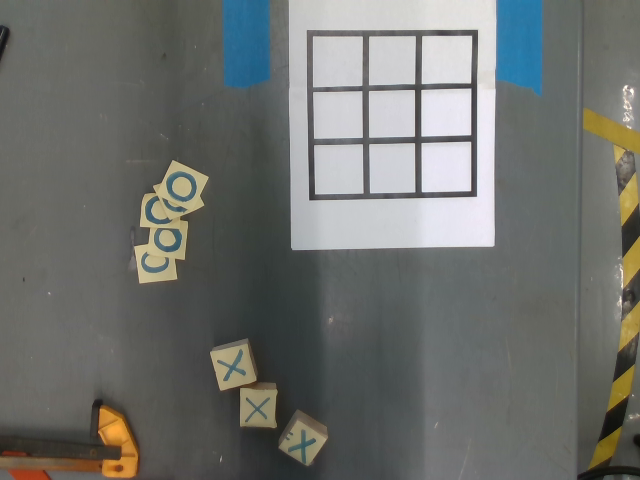
#> input picture game_scripts/images/board_Color.png, 640 x 480 px
$ python -i shape_detector.py   (imports and definitions only)   (older library calls are emulated)
#> lines starting #> are read from the running program, lines starting #| are printed output that depends on the picture; after the words box and inside, x2 and y2 are one past the last pixel; in counts of white or black regions, pixels touching at a corner belong together
#> further down, picture is the input picture: shape (480, 640, 3); mean B, G, R 108.7, 112.3, 110.2
#!/usr/bin/env python

import numpy as np
import math
import cv2


# [36 lines left out: functions reorder, findDis, not called in this run]


class ShapeDetector(object):
    """
    Class is a collection of shape/object detection tools.
    """

    def __init__(self):
        super(ShapeDetector, self).__init__()
        self.drawnImage = None

    # [215 lines left out: functions detectSquare, detectRectangle, detectCircle, getOrientation, newOrientation, not called in this run]

    def getContours(self, original_frame):
        """
        OpenCV based function that finds contours on an image
        @param original_frame: Image that will be analyzed for contours
        @return: contours output from cv2 findContours function
        """
        # Copy original image so it does not get overwritten
        self.drawnImage = original_frame.copy()

        # grayscale image
        img_gray = cv2.cvtColor(self.drawnImage, cv2.COLOR_BGR2GRAY)
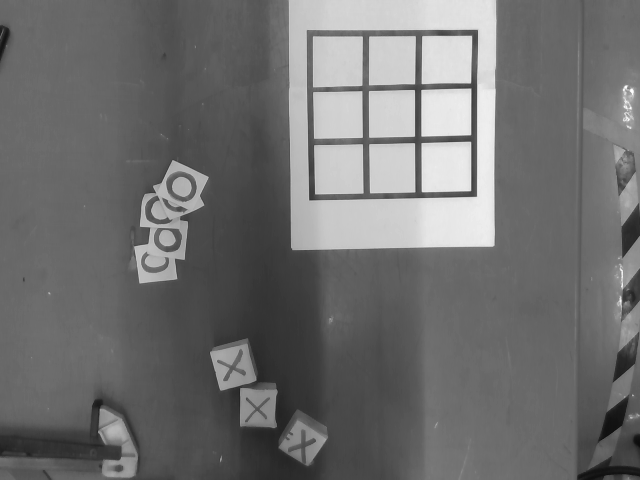
#> img_gray: shape (480, 640); min 12, max 253, mean 111.2

        # apply gaussian blur
        imgBlur = cv2.GaussianBlur(img_gray, (7, 7), 0)

        # apply canny
        imgCanny = cv2.Canny(imgBlur, 100, 200)
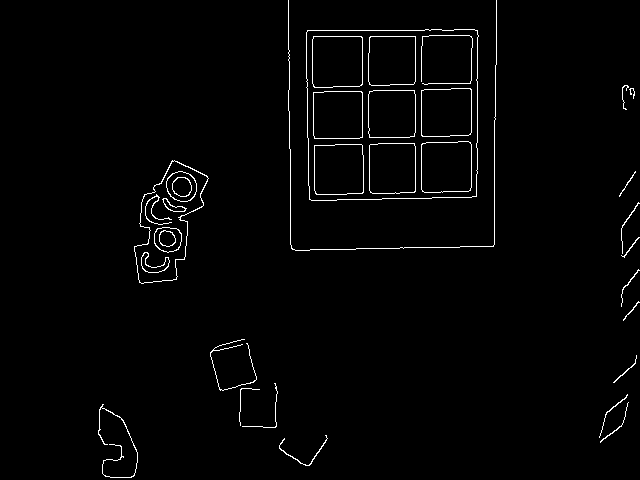
#> imgCanny: shape (480, 640); 1.7% white in thin lines or dots, all inside (x1, y1, x2, y2) = (98, 0, 640, 478)

        # Dilate and Erode Image: results in threshold image
        kernel = np.ones((3, 3))
        imgDilate = cv2.dilate(imgCanny, kernel, iterations=1)
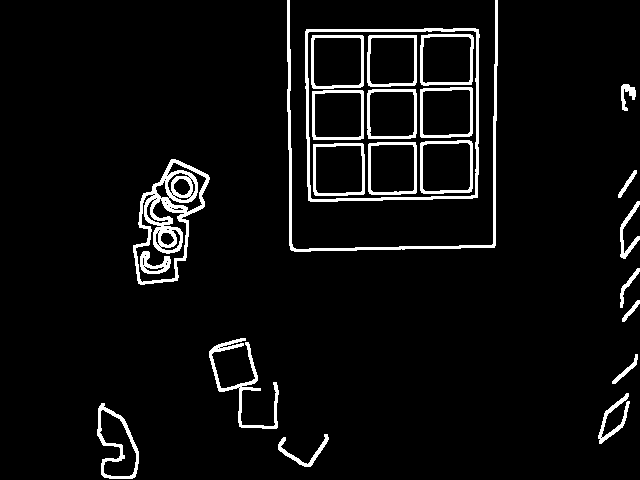
#> imgDilate: shape (480, 640); 5.4% white; 23 white regions, largest, box (x1, y1, x2, y2) and area: (133, 159, 210, 285) 2939, (287, 0, 498, 252) 2137, (305, 28, 480, 202) 2069
        imgThresh = cv2.erode(imgDilate, kernel, iterations=1)
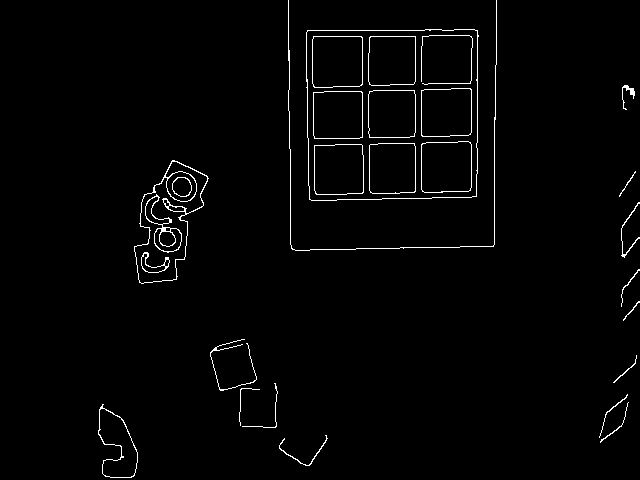
#> imgThresh: shape (480, 640); 1.8% white in thin lines or dots, all inside (x1, y1, x2, y2) = (98, 0, 640, 478)

        # Useful for tuning dilate, erode, kernel or threshold values
        # cv2.imshow("Image threshold", imgThresh)

        # Finds all contours on image (using threshold image)
        # _, contours, _ = cv2.findContours(imgThresh, cv2.RETR_TREE, cv2.CHAIN_APPROX_SIMPLE)
        contours, _ = cv2.findContours(imgThresh, cv2.RETR_TREE, cv2.CHAIN_APPROX_SIMPLE)
#> contours = 49 contours, 12 with area under 20; largest, box (x1, y1, x2, y2) and area: (306, 29, 479, 201) 28598, (306, 29, 478, 201) 28585, (134, 160, 209, 284) 5182, (134, 161, 208, 284) 4268, (312, 36, 363, 88) 2510

        return contours

    # [29 lines left out: function drawAxis, not called in this run]

>>> import cv2
>>> picture = cv2.imread('images/board_Color.png')
>>> result = ShapeDetector().getContours(picture)
#> result has the same summary as contours in getContours

$ run again, on game_scripts/images/board_sample_newRes_Color.png
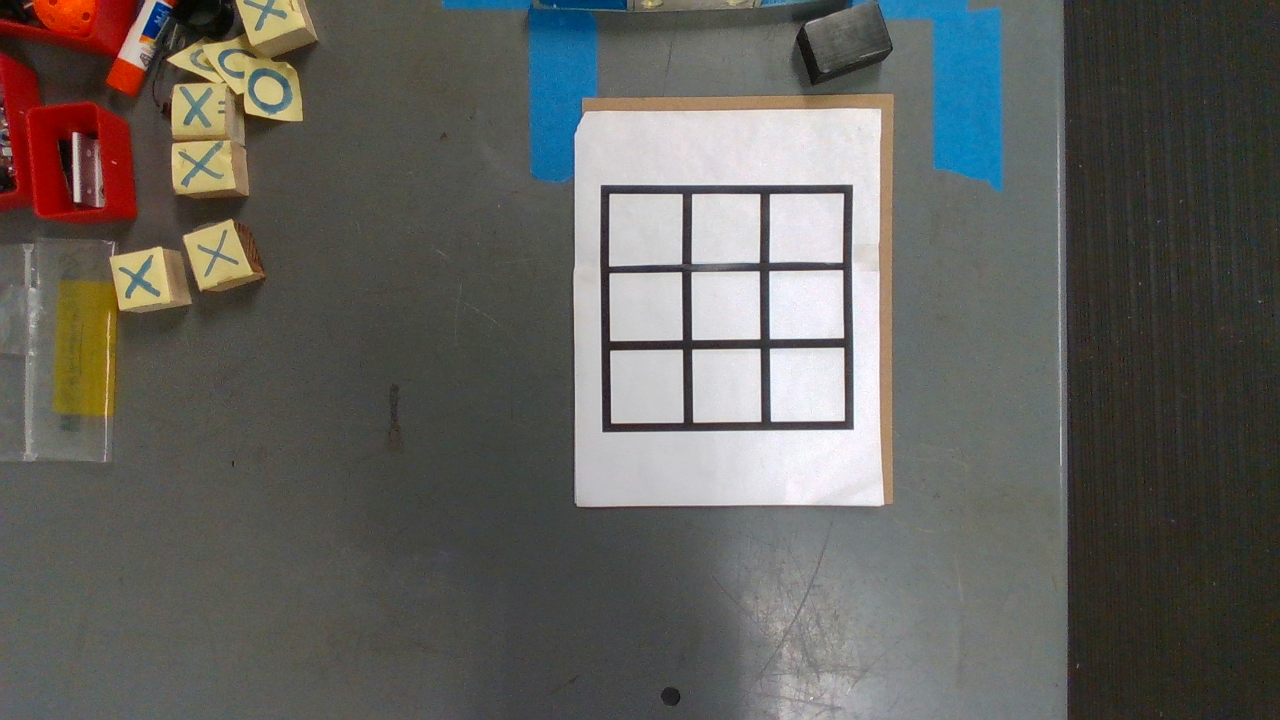
#> input picture game_scripts/images/board_sample_newRes_Color.png, 1280 x 720 px
#> picture is the input picture: shape (720, 1280, 3); mean B, G, R 93.1, 97.5, 98.8
#> in getContours, `imgCanny = cv2.Canny(imgBlur, 100, 200)`:
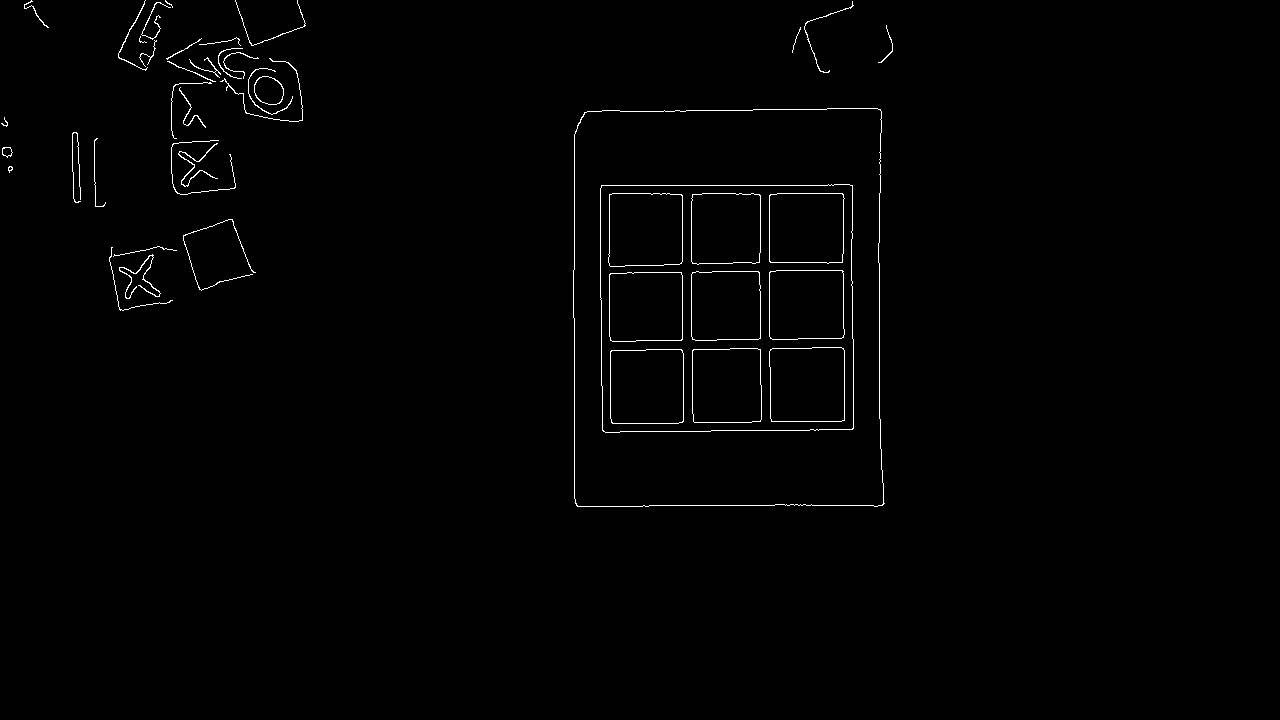
#> imgCanny: shape (720, 1280); 0.87% white in thin lines or dots, all inside (x1, y1, x2, y2) = (1, 0, 893, 507)
#> in getContours, `imgDilate = cv2.dilate(imgCanny, kernel, iterations=1)`:
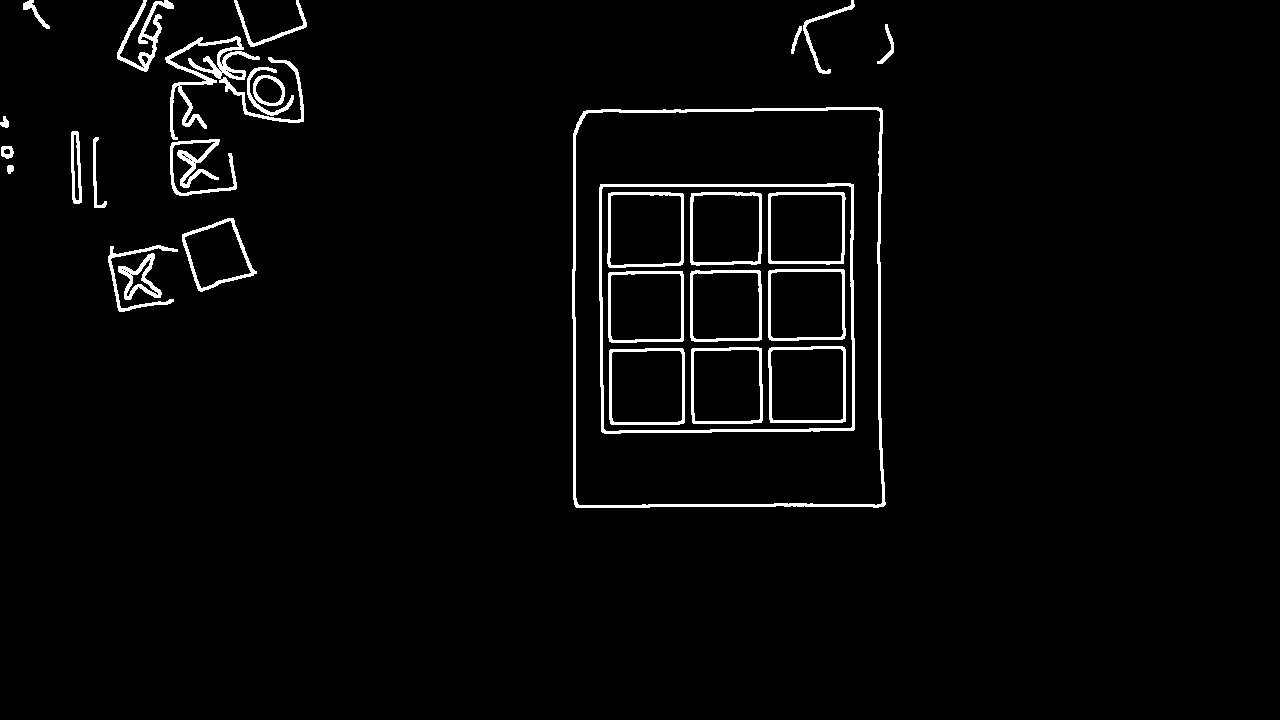
#> imgDilate: shape (720, 1280); 2.7% white; 29 white regions, largest, box (x1, y1, x2, y2) and area: (572, 107, 886, 508) 4307, (599, 183, 855, 434) 3023, (165, 36, 304, 140) 2606
#> imgThresh: shape (720, 1280); 0.9% white in thin lines or dots, all inside (x1, y1, x2, y2) = (0, 0, 893, 507)
#> contours = 50 contours, 6 with area under 20; largest, box (x1, y1, x2, y2) and area: (573, 108, 885, 507) 120830, (573, 108, 884, 507) 120796, (600, 184, 854, 433) 61718, (600, 184, 854, 433) 61697, (769, 347, 845, 422) 5440
#> result has the same summary as contours in getContours
